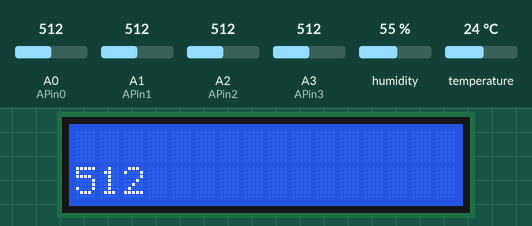
This sketch was run on a simulated Arduino Uno, built with avr-gcc and run on an emulated ATmega328P. Parts: 16×2 character LCD. The inputs (shaded band) are chosen by the test bench; at power-on: humidity 55 %, A0 (APin0) = 512, A1 (APin1) = 512, A2 (APin2) = 512, A3 (APin3) = 512, temperature 24 °C. What the sketch prints to the serial monitor is not drawn.

Above: at 1.2 s.
1.3 s: humidity set to 22 %
At 6.7 s:
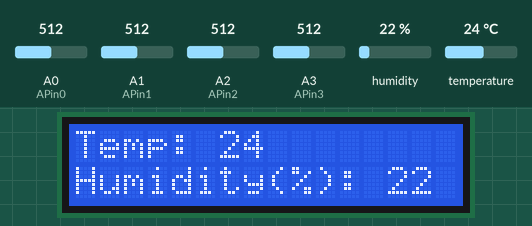
8.4 s: A0 (APin0) set to 716
At 13.5 s:
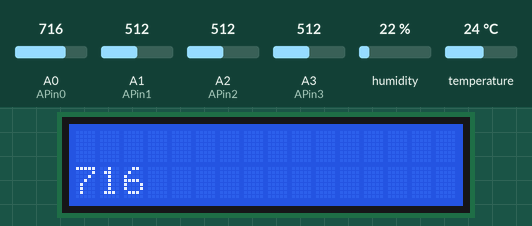
15.2 s: A1 (APin1) set to 306
At 20.3 s:
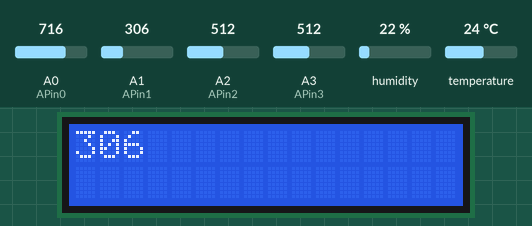
21.7 s: A2 (APin2) set to 992
At 27.1 s:
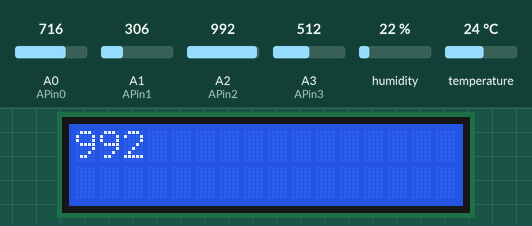
28.2 s: A3 (APin3) set to 30
At 33.9 s:
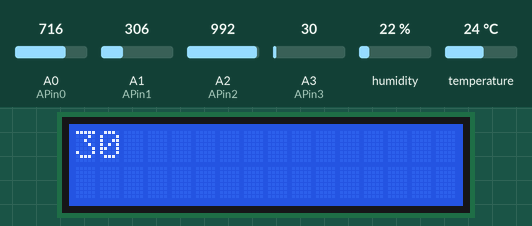
34.7 s: temperature set to 12 °C
At 35.7 s:
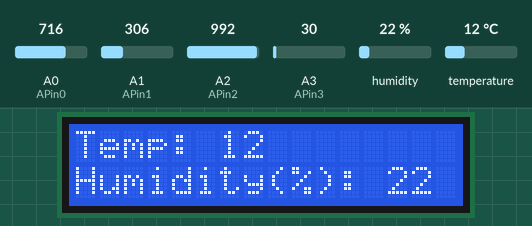
Timing chart, 0 to 37.7 s (numbered marks = the images above; inputs shaded):
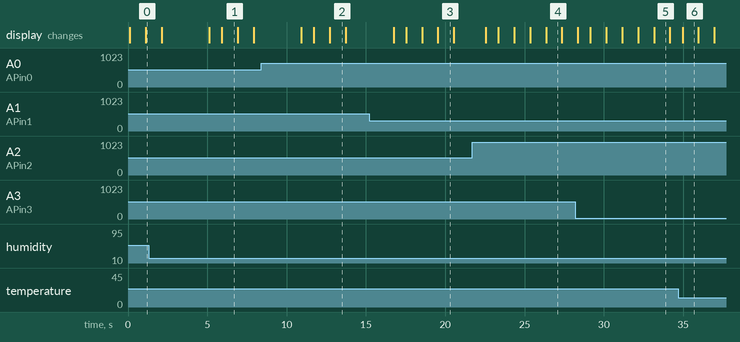

The sketch:

arduino.ino
```cpp
#include <LiquidCrystal.h>

#include <SimpleDHT.h>

//Declaring digital pin no 6 as the dht11 data pin

int pinDHT11 = 6;
SimpleDHT11 dht11;

// Analog pin Configurations
int APin0 = A0;
int APin1 = A1;
int APin2 = A2;
int APin3 = A3;

//Declaring the lcd pins

const int rs = 13, en = 12, d4 = 8, d5 = 7, d6 = 4, d7 = 2;
LiquidCrystal lcd(rs, en, d4, d5, d6, d7);

void setup() {
// Don't forget to choose 9600 at the port screen

  Serial.begin(9600);

//Telling our lcd to start up

  lcd.begin(16, 2);


}

void loop() {

  //These serial codes are for getting readings on the port screen aswell as the LCD display, since they'll offer us a more detailed interface
  int mq2 = analogRead(APin0);
  int mq3 = analogRead(APin1);
  int mq7 = analogRead(APin2);
  int mq8 = analogRead(APin3);

  Serial.println(mq2);
  Serial.println(mq3);
  Serial.println(mq7);
  Serial.println(mq8);

  Serial.println("=================================");
  Serial.println("DHT11 readings...");


  byte temperature = 0;
  byte humidity = 0;
  int err = SimpleDHTErrSuccess;

  //This bit will tell our Arduino what to do if there is some sort of an error at getting readings from our sensor
  if ((err = dht11.read(pinDHT11, &temperature, &humidity, NULL)) != SimpleDHTErrSuccess) {
    Serial.print("No reading , err="); Serial.println(err);delay(1000);
    return;
  }

  Serial.print("Readings: ");
  Serial.print((int)temperature); Serial.print(" Celcius, ");
  Serial.print((int)humidity); Serial.println(" %");

  //Telling our lcd to refresh itself every 0.75 seconds
  lcd.clear();

  //Choosing the first line and row
  lcd.setCursor(0,0);
  //Typing Temp: to the first line starting from the first row
  lcd.print("Temp: ");
  //Typing the temperature readings after "Temp: "
  lcd.print((int)temperature);
  //Choosing the second line and first row
  lcd.setCursor(0,1);
  //Typing Humidity(%): to the second line starting from the first row
  lcd.print("Humidity(%): ");
  //Typing the humidity readings after "Humidity(%): "
  lcd.print((int)humidity);
 delay(1000);
  //Gas sensor readings in LCD display
  lcd.print("LPG :");
  lcd.clear();
 lcd.setCursor(0,1);
  lcd.print(mq2);
  delay(1000);
  lcd.clear();
  lcd.setCursor(0,0);
  lcd.print(mq3);
  delay(1000);
  lcd.clear();
  lcd.setCursor(0,0);

 lcd.print(mq7);
 delay(1000);
 lcd.clear();
 lcd.setCursor(0,0);
 lcd.print(mq8);
 delay(1000);
 lcd.clear();
 lcd.setCursor(0,0);

 delay(750);
}
```

Measured:
- what the display in image 1 shows lasts 1.0 s, from 5.9 s to 6.9 s
